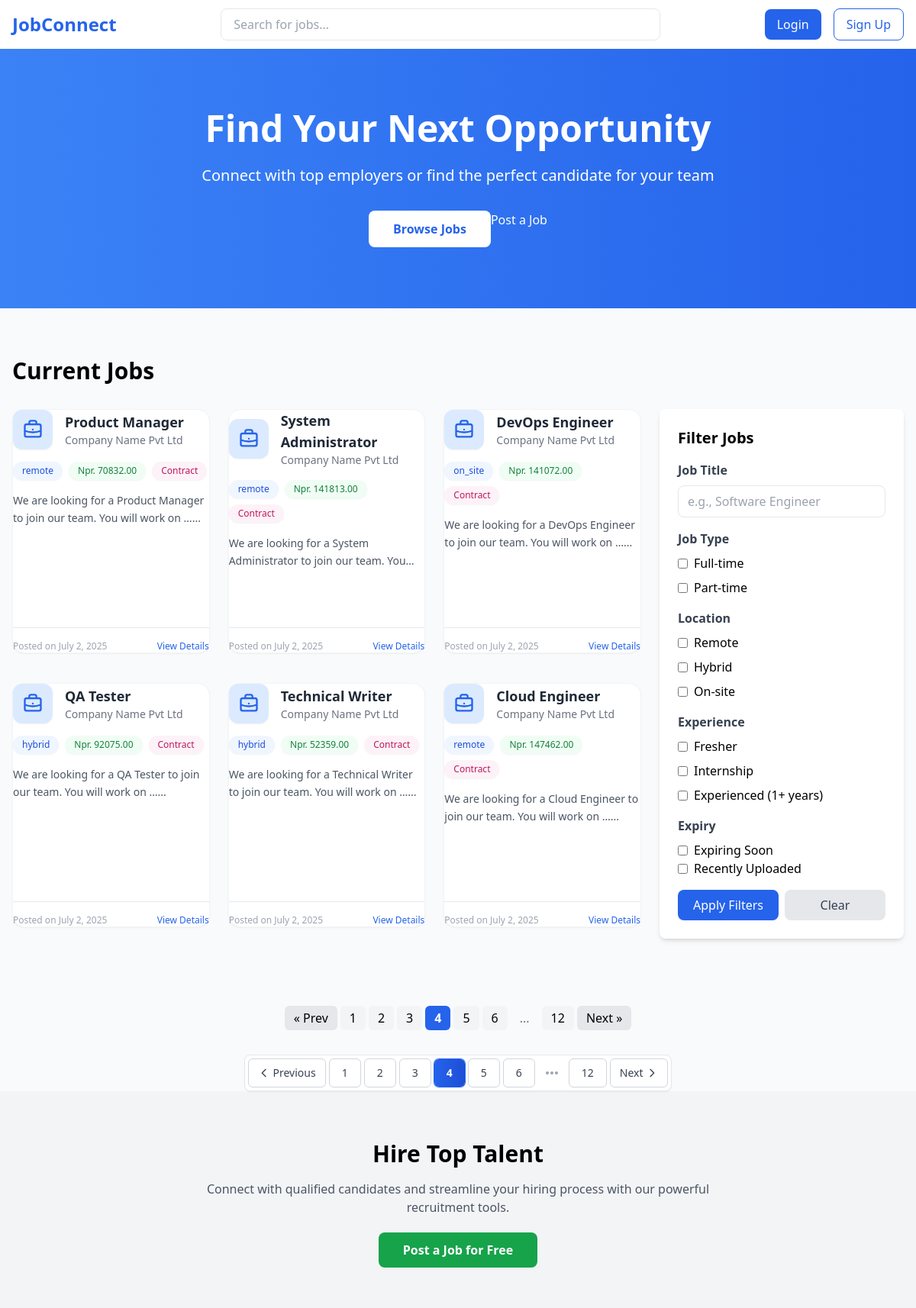
/?page=4, run on the app's committed database.
### jobs/models.py (models this page shows, shortened)
class JobAdvert(models.Model):
    job_tracking_id = models.CharField(max_length=4, unique=True, editable=False ,default='')
    EmploymentType=[
        ('full_time', 'Full Time'),
        ('part_time', 'Part Time'),
        ('contract', 'Contract'),
        ('freelance', 'Freelance'),
        ('internship', 'Internship'),
    ]
    LocationTypeChoice = [
        ('remote', 'Remote'),
        ('hybrid', 'Hybrid'),
        ('on_site', 'On-site'),
    ]
    ExperienceLevel = [
        ('intern', 'Intern'),
        ('traineeship', 'Traineeship'),
        ('entry_level', 'Entry Level'),
        ('mid_level', 'Mid Level'),
        ('senior', 'Senior'),
        ('director', 'Director'),
        ('executive', 'Executive'),
    ]
    title = models.CharField(max_length=150)
    job_type = models.CharField(max_length=50, choices=EmploymentType)
    location_type = models.CharField(max_length=50, choices=LocationTypeChoice)
    experience_level = models.CharField(max_length=50, choices=ExperienceLevel,null=True,blank=True, help_text="Experience level required for the job")
    no_of_vacancies = models.PositiveIntegerField(default=1)
    deadline = models.DateField(default=thirtY_days_from_now, help_text="Deadline for job application")
    salary = models.DecimalField(max_digits=10, decimal_places=2, null=True, blank=True)
    description = models.TextField()
    key_responsibilities = models.TextField()
    core_skills = models.JSONField(default=list, help_text="List of skills")
    nice_to_have_skills = models.JSONField(default=list, help_text="List of skills", blank=True)
    is_active = models.BooleanField(default=True)
    created_at = models.DateField(auto_now_add=True, help_text="Date when the job was created")
    class Meta:
        ordering = ['-created_at']

### jobs/views.py (the view)
# urls.py: path('', views.home, name='home'),
def home(request):
    jobs = JobAdvert.objects.filter(is_active=True).order_by('-deadline')
    job_data = []
    for job in jobs:
        days_diff = (date.today() - job.deadline).days
        if days_diff == 0:
            posted_ago = "Today"
        elif days_diff == 1:
            posted_ago = "1 day ago"
        else:
            posted_ago = f"{days_diff} days ago"
        job_data.append({
            'job': job,
            'posted_ago': posted_ago
        })
    return render(request, 'home.html',{'posted_ago': job_data})

### jobs/context_processors.py (called while the page is built)
def jobs_advertised(request):
    job_adverts = JobAdvert.objects.all().order_by('-created_at') # Fetch latest 5 active job adverts
    paginator = Paginator(job_adverts, 6)  # Show 5 job adverts per page
    page_numer = request.GET.get('page')
    job_adverts = paginator.get_page(page_numer)
    return {
        'job_adverts': job_adverts
    }

### templates/home.html (shortened to what this page needs)
<!DOCTYPE html>
<html lang="en">
<head>
    <script src="https://cdn.tailwindcss.com"></script>
    <link href="https://cdn.jsdelivr.net/npm/@yaireo/tagify/dist/tagify.css" rel="stylesheet" type="text/css" />
</head>
<body class="bg-gray-50">
    <nav class="bg-white shadow-lg">
        <div class="max-w-7xl mx-auto px-4">
            <div class="flex justify-between items-center h-16">
                <div class="flex items-center">
                  <a href="{% url 'home' %}"><span class="text-2xl font-bold text-blue-600">JobConnect</span></a>
                </div>
                <div class="flex-1 max-w-xl mx-8">
                    <div class="relative">
                        <input type="text"
                               class="w-full px-4 py-2 rounded-lg border focus:outline-none focus:ring-2 focus:ring-blue-500"
                               placeholder="Search for jobs...">
                    </div>
                </div>
                <div class="flex items-center space-x-4">
                    <a href="#" class="px-4 py-2 bg-blue-600 text-white rounded-lg hover:bg-blue-700">Login</a>
                    <a href="#" class="px-4 py-2 border border-blue-600 text-blue-600 rounded-lg hover:bg-blue-50">Sign Up</a>
                </div>
            </div>
        </div>
    </nav>
    <div class="bg-gradient-to-r from-blue-500 to-blue-600 text-white py-20">
        <div class="max-w-7xl mx-auto px-4 text-center">
            <h1 class="text-5xl font-bold mb-6">Find Your Next Opportunity</h1>
            <p class="text-xl mb-8">Connect with top employers or find the perfect candidate for your team</p>
            <div class="flex justify-center space-x-4">
                <a href="#" class="px-8 py-3 bg-white text-blue-600 rounded-lg font-semibold hover:bg-gray-100">
                    Browse Jobs
                </a>
                    Post a Job
            </div>
        </div>
    </div>
    <div class="max-w-7xl mx-auto px-4 py-16">
        <h2 class="text-3xl font-bold mb-8">Current Jobs</h2>
        <div class="flex flex-col lg:flex-row gap-6">
            <div class="flex-1 grid grid-cols-1 md:grid-cols-2 lg:grid-cols-3 gap-6">
                {% for jobs in job_adverts %}
    <div class="bg-white rounded-2xl shadow-sm hover:shadow-xl transition-shadow h-80 flex flex-col border border-gray-100 hover:border-blue-300">
        <div class="flex items-center mb-4">
          <div class="bg-blue-100 p-3 rounded-xl shadow-sm">
          </div>
          <div class="ml-4">
            <h3 class="text-lg font-bold text-gray-800 group-hover:text-blue-600 transition-colors duration-200">{{ jobs.title }}</h3>
            <p class="text-gray-500 text-sm">Company Name Pvt Ltd</p>
          </div>
        </div>
        <div class="flex flex-wrap gap-2 mb-4">
          <span class="px-3 py-1 bg-blue-50 text-blue-700 rounded-full text-xs font-medium shadow-sm">{{ jobs.location_type }}</span>
          {% if jobs.salary != 0 %}
            <span class="px-3 py-1 bg-green-50 text-green-700 rounded-full text-xs font-medium shadow-sm">Npr. {{ jobs.salary }}</span>
          {% else %}
            <span class="px-3 py-1 bg-yellow-50 text-yellow-800 rounded-full text-xs font-medium shadow-sm">Salary: Negotiable</span>
          {% endif %}
          {% if jobs.job_type == 'full-time' %}
            <span class="px-3 py-1 bg-indigo-50 text-indigo-700 rounded-full text-xs font-medium shadow-sm">Full-time</span>
          {% elif jobs.job_type == 'part-time' %}
            <span class="px-3 py-1 bg-purple-50 text-purple-700 rounded-full text-xs font-medium shadow-sm">Part-time</span>
          {% else %}
            <span class="px-3 py-1 bg-pink-50 text-pink-700 rounded-full text-xs font-medium shadow-sm">Contract</span>
          {% endif %}
        </div>
        <div class="flex-grow">
          <p class="text-gray-600 text-sm leading-relaxed line-clamp-2">{{ jobs.description|truncatewords:15 }}...</p>
        </div>
        <div class="flex justify-between items-center text-xs text-gray-400 mt-4 pt-4 border-t border-gray-200">
          <span>Posted on {{ jobs.created_at|date:"F j, Y" }}</span>
          <span class="text-blue-600 hover:underline font-medium">View Details</span>
        </div>
    </div>
    {% endfor %}
            </div>
            <div class="lg:w-80">
                <div id="filterForm" class="bg-white rounded-lg shadow-md p-6 lg:block hidden">
                    <h3 class="text-xl font-semibold mb-4">Filter Jobs</h3>
                    <form method="GET" action="{% url 'home' %}">
                        <div class="mb-4">
                            <label class="block text-gray-700 font-semibold mb-2">Job Title</label>
                            <input type="text" name="job_title" class="w-full px-3 py-2 border rounded-lg focus:outline-none focus:ring-2 focus:ring-blue-600" placeholder="e.g., Software Engineer">
                        </div>
                        <div class="mb-4">
                            <label class="block text-gray-700 font-semibold mb-2">Job Type</label>
                            <div class="space-y-2">
                                <label class="flex items-center">
                                    <input type="checkbox" name="job_type" value="full-time" class="mr-2">
                                    <span>Full-time</span>
                                </label>
                                <label class="flex items-center">
                                    <input type="checkbox" name="job_type" value="part-time" class="mr-2">
                                    <span>Part-time</span>
                                </label>
                            </div>
                        </div>
                        <div class="mb-4">
                            <label class="block text-gray-700 font-semibold mb-2">Location</label>
                            <div class="space-y-2">
                                <label class="flex items-center">
                                    <input type="checkbox" name="location" value="remote" class="mr-2">
                                    <span>Remote</span>
                                </label>
                                <label class="flex items-center">
                                    <input type="checkbox" name="location" value="hybrid" class="mr-2">
                                    <span>Hybrid</span>
                                </label>
                                <label class="flex items-center">
                                    <input type="checkbox" name="location" value="on-site" class="mr-2">
                                    <span>On-site</span>
                                </label>
                            </div>
                        </div>
                        <div class="mb-4">
                            <label class="block text-gray-700 font-semibold mb-2">Experience</label>
                            <div class="space-y-2">
                                <label class="flex items-center">
                                    <input type="checkbox" name="experience" value="fresher" class="mr-2">
                                    <span>Fresher</span>
                                </label>
                                <label class="flex items-center">
                                    <input type="checkbox" name="experience" value="internship" class="mr-2">
                                    <span>Internship</span>
                                </label>
                                <label class="flex items-center">
                                    <input type="checkbox" name="experience" value="experienced" class="mr-2">
                                    <span>Experienced (1+ years)</span>
                                </label>
                            </div>
                        </div>
                         <label class="block text-gray-700 font-semibold mb-2">Expiry </label>
                        <div class="mb-4">
                            <label class="flex items-center">
                                <input type="checkbox" name="expiring_soon" value="true" class="mr-2">
                                <span>Expiring Soon</span>
                            </label>
                            <label class="flex items-center">
                                <input type="checkbox" name="expiring_soon" value="true" class="mr-2">
                                <span>Recently Uploaded</span>
                            </label>
                        </div>
                        <div class="flex space-x-2">
                            <button type="submit" class="w-full bg-blue-600 text-white py-2 rounded-lg hover:bg-blue-700">Apply Filters</button>
                            <a href="{% url 'home' %}" class="w-full bg-gray-200 text-gray-700 py-2 rounded-lg text-center hover:bg-gray-300">Clear</a>
                        </div>
                    </form>
                </div>
            </div>
        </div>
    </div>
<div class="flex justify-center mt-6">
  <nav class="inline-flex items-center space-x-1">
    {% if job_adverts.has_previous %}
      <a href="?page={{ job_adverts.previous_page_number }}" class="px-3 py-1 rounded-md bg-gray-200 hover:bg-gray-300">&laquo; Prev</a>
    {% endif %}
    {% for num in job_adverts.paginator.page_range %}
      {% if num == 1 or num == job_adverts.paginator.num_pages or num >= job_adverts.number|add:'-2' and num <= job_adverts.number|add:'2' %}
        {% if num == job_adverts.number %}
          <span class="px-3 py-1 rounded-md bg-blue-600 text-white font-semibold">{{ num }}</span>
        {% else %}
          <a href="?page={{ num }}" class="px-3 py-1 rounded-md bg-gray-100 hover:bg-gray-300">{{ num }}</a>
        {% endif %}
      {% elif num == job_adverts.number|add:'-3' or num == job_adverts.number|add:'3' %}
        <span class="px-3 py-1 text-gray-500">...</span>
      {% endif %}
    {% endfor %}
    {% if job_adverts.has_next %}
      <a href="?page={{ job_adverts.next_page_number }}" class="px-3 py-1 rounded-md bg-gray-200 hover:bg-gray-300">Next &raquo;</a>
    {% endif %}
  </nav>
</div>
<div class="flex justify-center mt-8">
  <nav class="flex items-center space-x-1 bg-white rounded-lg shadow-sm border border-gray-200 p-1">
    {% if job_adverts.has_previous %}
      <a href="?page={{ job_adverts.previous_page_number }}"
         class="flex items-center px-3 py-2 text-sm font-medium text-gray-700 bg-white border border-gray-300 rounded-md hover:bg-gray-50 hover:text-gray-900 transition-all duration-200 hover:shadow-sm">
        <svg class="w-4 h-4 mr-1" fill="none" stroke="currentColor" viewBox="0 0 24 24">
          <path stroke-linecap="round" stroke-linejoin="round" stroke-width="2" d="M15 19l-7-7 7-7"/>
        </svg>
        Previous
      </a>
    {% endif %}
    <div class="flex items-center space-x-1 mx-2">
      {% for num in job_adverts.paginator.page_range %}
        {% if num == 1 or num == job_adverts.paginator.num_pages or num >= job_adverts.number|add:'-2' and num <= job_adverts.number|add:'2' %}
          {% if num == job_adverts.number %}
            <span class="relative inline-flex items-center px-4 py-2 text-sm font-semibold text-white bg-gradient-to-r from-blue-600 to-blue-700 rounded-md shadow-sm ring-1 ring-blue-600">
              {{ num }}
            </span>
          {% else %}
            <a href="?page={{ num }}"
               class="relative inline-flex items-center px-4 py-2 text-sm font-medium text-gray-700 bg-white border border-gray-300 rounded-md hover:bg-gray-50 hover:text-gray-900 hover:border-gray-400 transition-all duration-200 hover:shadow-sm">
              {{ num }}
            </a>
          {% endif %}
        {% elif num == job_adverts.number|add:'-3' or num == job_adverts.number|add:'3' %}
          <span class="relative inline-flex items-center px-2 py-2 text-sm font-medium text-gray-400">
            <svg class="w-5 h-5" fill="currentColor" viewBox="0 0 20 20">
              <path d="M6 10a2 2 0 11-4 0 2 2 0 014 0zM12 10a2 2 0 11-4 0 2 2 0 014 0zM16 12a2 2 0 100-4 2 2 0 000 4z"/>
            </svg>
          </span>
        {% endif %}
      {% endfor %}
    </div>
    {% if job_adverts.has_next %}
      <a href="?page={{ job_adverts.next_page_number }}"
         class="flex items-center px-3 py-2 text-sm font-medium text-gray-700 bg-white border border-gray-300 rounded-md hover:bg-gray-50 hover:text-gray-900 transition-all duration-200 hover:shadow-sm">
        Next
        <svg class="w-4 h-4 ml-1" fill="none" stroke="currentColor" viewBox="0 0 24 24">
          <path stroke-linecap="round" stroke-linejoin="round" stroke-width="2" d="M9 5l7 7-7 7"/>
        </svg>
      </a>
    {% endif %}
  </nav>
</div>
    <div class="bg-gray-100 py-16">
        <div class="max-w-7xl mx-auto px-4 text-center">
            <h2 class="text-3xl font-bold mb-4">Hire Top Talent</h2>
            <p class="text-gray-600 mb-8 max-w-2xl mx-auto">
                Connect with qualified candidates and streamline your hiring process with our powerful recruitment tools.
            </p>
            <a href="#" class="px-8 py-3 bg-green-600 text-white rounded-lg font-semibold hover:bg-green-700">
                Post a Job for Free
            </a>
        </div>
    </div>

### data on the page
JobAdvert: title "Product Manager", location_type "remote", salary "70832.00", job_type "Contract", description "We are looking for a Product Manager to join our team. You will work on …", created_at "July 2, 2025"
JobAdvert: title "System Administrator", location_type "remote", salary "141813.00", job_type "Contract", description "We are looking for a System Administrator to join our team.…", created_at "July 2, 2025"
JobAdvert: title "DevOps Engineer", location_type "on_site", salary "141072.00", job_type "Contract", description "We are looking for a DevOps Engineer to join our team. You will work on …", created_at "July 2, 2025"
JobAdvert: title "QA Tester", location_type "hybrid", salary "92075.00", job_type "Contract", description "We are looking for a QA Tester to join our team. You will work on …", created_at "July 2, 2025"
JobAdvert: title "Technical Writer", location_type "hybrid", salary "52359.00", job_type "Contract", description "We are looking for a Technical Writer to join our team. You will work on …", created_at "July 2, 2025"
JobAdvert: title "Cloud Engineer", location_type "remote", salary "147462.00", job_type "Contract", description "We are looking for a Cloud Engineer to join our team. You will work on …", created_at "July 2, 2025"

### other printed values
{{ num }} "1" "2" "3" "5" "6" "12"
{{ num }} "4"
